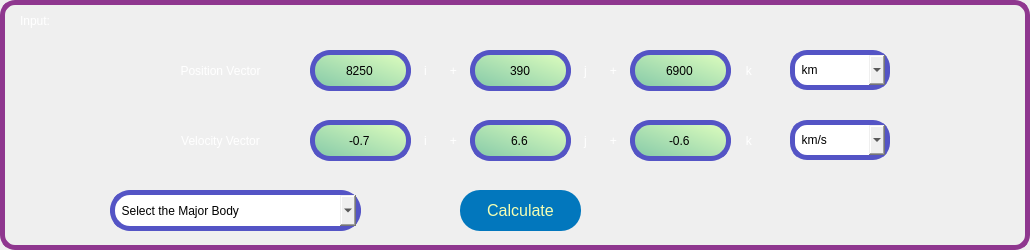
                  <widget class="QFrame" name="PosNVelVector_inpt_frame">
                   <property name="styleSheet">
                    <string notr="true">QLabel{
	
	border: 5px solid rgb(84, 84, 197);
	font: 12pt &quot;Arial&quot;;
	border-radius: 20px;
	color:white;
}


QLabel:hover{
	border: 4px solid rgb(2, 119, 189);


}

QFrame{

border: 5px solid rgb(143, 55, 143);
border-radius: 15px;
}

QFrame:hover{
	border: 5px solid  rgb(255, 248, 166);
	
}
</string>
                   </property>
                   <property name="frameShape">
                    <enum>QFrame::StyledPanel</enum>
                   </property>
                   <property name="frameShadow">
                    <enum>QFrame::Raised</enum>
                   </property>
                   <widget class="QLabel" name="label_25">
                    <property name="geometry">
                     <rect>
                      <x>130</x>
                      <y>50</y>
                      <width>181</width>
                      <height>41</height>
                     </rect>
                    </property>
                    <property name="styleSheet">
                     <string notr="true">border:none;
color:white;
</string>
                    </property>
                    <property name="text">
                     <string>Position Vector</string>
                    </property>
                    <property name="alignment">
                     <set>Qt::AlignCenter</set>
                    </property>
                   </widget>
                   <widget class="QLabel" name="label_26">
                    <property name="geometry">
                     <rect>
                      <x>420</x>
                      <y>50</y>
                      <width>41</width>
                      <height>41</height>
                     </rect>
                    </property>
                    <property name="styleSheet">
                     <string notr="true">border:none;
color:white;
</string>
                    </property>
                    <property name="text">
                     <string>i       +</string>
                    </property>
                    <property name="alignment">
                     <set>Qt::AlignCenter</set>
                    </property>
                   </widget>
                   <widget class="QLabel" name="label_27">
                    <property name="geometry">
                     <rect>
                      <x>580</x>
                      <y>50</y>
                      <width>41</width>
                      <height>41</height>
                     </rect>
                    </property>
                    <property name="styleSheet">
                     <string notr="true">border:none;
color:white;
</string>
                    </property>
                    <property name="text">
                     <string>j       +</string>
                    </property>
                    <property name="alignment">
                     <set>Qt::AlignCenter</set>
                    </property>
                   </widget>
                   <widget class="QLabel" name="label_36">
                    <property name="geometry">
                     <rect>
                      <x>740</x>
                      <y>50</y>
                      <width>41</width>
                      <height>41</height>
                     </rect>
                    </property>
                    <property name="styleSheet">
                     <string notr="true">border:none;
color:white;
</string>
                    </property>
                    <property name="text">
                     <string>k       </string>
                    </property>
                    <property name="alignment">
                     <set>Qt::AlignCenter</set>
                    </property>
                   </widget>
                   <widget class="QComboBox" name="R_unit_coe_n_aoe">
                    <property name="geometry">
                     <rect>
                      <x>790</x>
                      <y>50</y>
                      <width>100</width>
                      <height>40</height>
                     </rect>
                    </property>
                    <property name="minimumSize">
                     <size>
                      <width>100</width>
                      <height>40</height>
                     </size>
                    </property>
                    <property name="maximumSize">
                     <size>
                      <width>100</width>
                      <height>40</height>
                     </size>
                    </property>
                    <property name="layoutDirection">
                     <enum>Qt::LeftToRight</enum>
                    </property>
                    <property name="styleSheet">
                     <string notr="true">QComboBox{
	
	
	
	border: 5px solid rgb(84, 84, 197);
	font: 12pt &quot;Arial&quot;;
	border-radius: 17px;}


QComboBox:hover{
	border: 4px solid rgb(2, 119, 189);
}</string>
                    </property>
                    <property name="editable">
                     <bool>false</bool>
                    </property>
                    <item>
                     <property name="text">
                      <string>  km</string>
                     </property>
                    </item>
                    <item>
                     <property name="text">
                      <string>  miles</string>
                     </property>
                    </item>
                    <item>
                     <property name="text">
                      <string>  AU</string>
                     </property>
                    </item>
                    <item>
                     <property name="text">
                      <string>  DU</string>
                     </property>
                    </item>
                   </widget>
                   <widget class="QLineEdit" name="Ri_coe_n_aoe">
                    <property name="geometry">
                     <rect>
                      <x>310</x>
                      <y>50</y>
                      <width>101</width>
                      <height>41</height>
                     </rect>
                    </property>
                    <property name="styleSheet">
                     <string notr="true">QLineEdit{
	
	background-color: qlineargradient(spread:pad, x1:0, y1:1, x2:1, y2:0, stop:0 rgba(131, 200, 168, 255), stop:1 rgba(224, 255, 190, 255));
	border: 5px solid rgb(84, 84, 197);
	font: 12pt &quot;Arial&quot;;
	border-radius: 20px;}


QLineEdit:hover{
	border: 4px solid rgb(2, 119, 189);
}</string>
                    </property>
                    <property name="text">
                     <string>8250</string>
                    </property>
                    <property name="alignment">
                     <set>Qt::AlignCenter</set>
                    </property>
                   </widget>
                   <widget class="QLineEdit" name="Rj_coe_n_aoe">
                    <property name="geometry">
                     <rect>
                      <x>470</x>
                      <y>50</y>
                      <width>101</width>
                      <height>41</height>
                     </rect>
                    </property>
                    <property name="styleSheet">
                     <string notr="true">QLineEdit{
	background-color: qlineargradient(spread:pad, x1:0, y1:1, x2:1, y2:0, stop:0 rgba(131, 200, 168, 255), stop:1 rgba(224, 255, 190, 255));
	
	border: 5px solid rgb(84, 84, 197);
	font: 12pt &quot;Arial&quot;;
	border-radius: 20px;}


QLineEdit:hover{
	border: 4px solid rgb(2, 119, 189);
}</string>
                    </property>
                    <property name="text">
                     <string>390</string>
                    </property>
                    <property name="alignment">
                     <set>Qt::AlignCenter</set>
                    </property>
                   </widget>
                   <widget class="QLineEdit" name="Rk_coe_n_aoe">
                    <property name="geometry">
                     <rect>
                      <x>630</x>
                      <y>50</y>
                      <width>101</width>
                      <height>41</height>
                     </rect>
                    </property>
                    <property name="styleSheet">
                     <string notr="true">QLineEdit{
	
	
	background-color: qlineargradient(spread:pad, x1:0, y1:1, x2:1, y2:0, stop:0 rgba(131, 200, 168, 255), stop:1 rgba(224, 255, 190, 255));
	border: 5px solid rgb(84, 84, 197);
	font: 12pt &quot;Arial&quot;;
	border-radius: 20px;}


QLineEdit:hover{
	border: 4px solid rgb(2, 119, 189);
}</string>
                    </property>
                    <property name="text">
                     <string>6900</string>
                    </property>
                    <property name="alignment">
                     <set>Qt::AlignCenter</set>
                    </property>
                   </widget>
                   <widget class="QComboBox" name="V_unit_coe_n_aoe">
                    <property name="geometry">
                     <rect>
                      <x>790</x>
                      <y>120</y>
                      <width>100</width>
                      <height>40</height>
                     </rect>
                    </property>
                    <property name="minimumSize">
                     <size>
                      <width>100</width>
                      <height>40</height>
                     </size>
                    </property>
                    <property name="maximumSize">
                     <size>
                      <width>100</width>
                      <height>40</height>
                     </size>
                    </property>
                    <property name="layoutDirection">
                     <enum>Qt::LeftToRight</enum>
                    </property>
                    <property name="styleSheet">
                     <string notr="true">QComboBox{
	
	
	
	border: 5px solid rgb(84, 84, 197);
	font: 12pt &quot;Arial&quot;;
	border-radius: 17px;}


QComboBox:hover{
	border: 4px solid rgb(2, 119, 189);
}</string>
                    </property>
                    <property name="editable">
                     <bool>false</bool>
                    </property>
                    <item>
                     <property name="text">
                      <string>  km/s</string>
                     </property>
                    </item>
                    <item>
                     <property name="text">
                      <string>  miles/s</string>
                     </property>
                    </item>
                    <item>
                     <property name="text">
                      <string>  AU/s</string>
                     </property>
                    </item>
                    <item>
                     <property name="text">
                      <string>  DU/TU</string>
                     </property>
                    </item>
                   </widget>
                   <widget class="QLabel" name="label_44">
                    <property name="geometry">
                     <rect>
                      <x>130</x>
                      <y>120</y>
                      <width>181</width>
                      <height>41</height>
                     </rect>
                    </property>
                    <property name="styleSheet">
                     <string notr="true">border:none;
color:white;
</string>
                    </property>
                    <property name="text">
                     <string>Velocity Vector</string>
                    </property>
                    <property name="alignment">
                     <set>Qt::AlignCenter</set>
                    </property>
                   </widget>
                   <widget class="QLabel" name="label_45">
                    <property name="geometry">
                     <rect>
                      <x>420</x>
                      <y>120</y>
                      <width>41</width>
                      <height>41</height>
                     </rect>
                    </property>
                    <property name="styleSheet">
                     <string notr="true">border:none;
color:white;
</string>
                    </property>
                    <property name="text">
                     <string>i       +</string>
                    </property>
                    <property name="alignment">
                     <set>Qt::AlignCenter</set>
                    </property>
                   </widget>
                   <widget class="QLineEdit" name="Vj_coe_n_aoe">
                    <property name="geometry">
                     <rect>
                      <x>470</x>
                      <y>120</y>
                      <width>101</width>
                      <height>41</height>
                     </rect>
                    </property>
                    <property name="styleSheet">
                     <string notr="true">QLineEdit{
	background-color: qlineargradient(spread:pad, x1:0, y1:1, x2:1, y2:0, stop:0 rgba(131, 200, 168, 255), stop:1 rgba(224, 255, 190, 255));
	
	border: 5px solid rgb(84, 84, 197);
	font: 12pt &quot;Arial&quot;;
	border-radius: 20px;}


QLineEdit:hover{
	border: 4px solid rgb(2, 119, 189);
}</string>
                    </property>
                    <property name="text">
                     <string>6.6</string>
                    </property>
                    <property name="alignment">
                     <set>Qt::AlignCenter</set>
                    </property>
                   </widget>
                   <widget class="QLineEdit" name="Vi_coe_n_aoe">
                    <property name="geometry">
                     <rect>
                      <x>310</x>
                      <y>120</y>
                      <width>101</width>
                      <height>41</height>
                     </rect>
                    </property>
                    <property name="styleSheet">
                     <string notr="true">QLineEdit{
	
	background-color: qlineargradient(spread:pad, x1:0, y1:1, x2:1, y2:0, stop:0 rgba(131, 200, 168, 255), stop:1 rgba(224, 255, 190, 255));
	border: 5px solid rgb(84, 84, 197);
	font: 12pt &quot;Arial&quot;;
	border-radius: 20px;}


QLineEdit:hover{
	border: 4px solid rgb(2, 119, 189);
}</string>
                    </property>
                    <property name="text">
                     <string>-0.7</string>
                    </property>
                    <property name="alignment">
                     <set>Qt::AlignCenter</set>
                    </property>
                   </widget>
                   <widget class="QLabel" name="label_46">
                    <property name="geometry">
                     <rect>
                      <x>580</x>
                      <y>120</y>
                      <width>41</width>
                      <height>41</height>
                     </rect>
                    </property>
                    <property name="styleSheet">
                     <string notr="true">border:none;
color:white;
</string>
                    </property>
                    <property name="text">
                     <string>j       +</string>
                    </property>
                    <property name="alignment">
                     <set>Qt::AlignCenter</set>
                    </property>
                   </widget>
                   <widget class="QLabel" name="label_47">
                    <property name="geometry">
                     <rect>
                      <x>740</x>
                      <y>120</y>
                      <width>41</width>
                      <height>41</height>
                     </rect>
                    </property>
                    <property name="styleSheet">
                     <string notr="true">border:none;
color:white;
</string>
                    </property>
                    <property name="text">
                     <string>k       </string>
                    </property>
                    <property name="alignment">
                     <set>Qt::AlignCenter</set>
                    </property>
                   </widget>
                   <widget class="QLineEdit" name="Vk_coe_n_aoe">
                    <property name="geometry">
                     <rect>
                      <x>630</x>
                      <y>120</y>
                      <width>101</width>
                      <height>41</height>
                     </rect>
                    </property>
                    <property name="styleSheet">
                     <string notr="true">QLineEdit{
	
	
	background-color: qlineargradient(spread:pad, x1:0, y1:1, x2:1, y2:0, stop:0 rgba(131, 200, 168, 255), stop:1 rgba(224, 255, 190, 255));
	border: 5px solid rgb(84, 84, 197);
	font: 12pt &quot;Arial&quot;;
	border-radius: 20px;}


QLineEdit:hover{
	border: 4px solid rgb(2, 119, 189);
}</string>
                    </property>
                    <property name="text">
                     <string>-0.6</string>
                    </property>
                    <property name="alignment">
                     <set>Qt::AlignCenter</set>
                    </property>
                   </widget>
                   <widget class="QComboBox" name="maj_body_CoOE">
                    <property name="geometry">
                     <rect>
                      <x>110</x>
                      <y>190</y>
                      <width>251</width>
                      <height>41</height>
                     </rect>
                    </property>
                    <property name="styleSheet">
                     <string notr="true">QComboBox{
	border: 5px solid rgb(84, 84, 197);
	font: 12pt &quot;Arial&quot;;
	border-radius: 20px;}


QComboBox:hover{
	border: 4px solid rgb(2, 119, 189);
}</string>
                    </property>
                    <item>
                     <property name="text">
                      <string>  Select the Major Body</string>
                     </property>
                    </item>
                    <item>
                     <property name="text">
                      <string>  Moon</string>
                     </property>
                    </item>
                    <item>
                     <property name="text">
                      <string>  Earth</string>
                     </property>
                    </item>
                    <item>
                     <property name="text">
                      <string>  Jupiter</string>
                     </property>
                    </item>
                    <item>
                     <property name="text">
                      <string>  Mercury</string>
                     </property>
                    </item>
                    <item>
                     <property name="text">
                      <string>  Venus</string>
                     </property>
                    </item>
                    <item>
                     <property name="text">
                      <string>  Mars</string>
                     </property>
                    </item>
                    <item>
                     <property name="text">
                      <string>  Saturn</string>
                     </property>
                    </item>
                    <item>
                     <property name="text">
                      <string>  Uranus</string>
                     </property>
                    </item>
                    <item>
                     <property name="text">
                      <string>  Neptune</string>
                     </property>
                    </item>
                    <item>
                     <property name="text">
                      <string>  Pluto</string>
                     </property>
                    </item>
                    <item>
                     <property name="text">
                      <string>  Other</string>
                     </property>
                    </item>
                   </widget>
                   <widget class="QStackedWidget" name="otherbody_stack">
                    <property name="geometry">
                     <rect>
                      <x>690</x>
                      <y>170</y>
                      <width>331</width>
                      <height>71</height>
                     </rect>
                    </property>
                    <property name="styleSheet">
                     <string notr="true">border:none;
color:white;
</string>
                    </property>
                    <property name="currentIndex">
                     <number>0</number>
                    </property>
                    <widget class="QWidget" name="blanck"/>
                    <widget class="QWidget" name="show_page">
                     <widget class="QLineEdit" name="lineEdit_16">
                      <property name="geometry">
                       <rect>
                        <x>10</x>
                        <y>20</y>
                        <width>141</width>
                        <height>41</height>
                       </rect>
                      </property>
                      <property name="styleSheet">
                       <string notr="true">QLineEdit{
	background-color: qlineargradient(spread:pad, x1:0, y1:1, x2:1, y2:0, stop:0 rgba(131, 200, 168, 255), stop:1 rgba(224, 255, 190, 255));
	
	border: 5px solid rgb(84, 84, 197);
	font: 12pt &quot;Arial&quot;;
	border-radius: 20px;}


QLineEdit:hover{
	border: 4px solid rgb(2, 119, 189);
}</string>
                      </property>
                      <property name="text">
                       <string>Enter Mass</string>
                      </property>
                      <property name="alignment">
                       <set>Qt::AlignCenter</set>
                      </property>
                     </widget>
                     <widget class="QLineEdit" name="lineEdit_17">
                      <property name="geometry">
                       <rect>
                        <x>180</x>
                        <y>20</y>
                        <width>141</width>
                        <height>41</height>
                       </rect>
                      </property>
                      <property name="styleSheet">
                       <string notr="true">QLineEdit{
	background-color: qlineargradient(spread:pad, x1:0, y1:1, x2:1, y2:0, stop:0 rgba(131, 200, 168, 255), stop:1 rgba(224, 255, 190, 255));
	
	border: 5px solid rgb(84, 84, 197);
	font: 12pt &quot;Arial&quot;;
	border-radius: 20px;}


QLineEdit:hover{
	border: 4px solid rgb(2, 119, 189);
}</string>
                      </property>
                      <property name="text">
                       <string>Enter Radius</string>
                      </property>
                      <property name="alignment">
                       <set>Qt::AlignCenter</set>
                      </property>
                     </widget>
                    </widget>
                   </widget>
                   <widget class="QLabel" name="label_264">
                    <property name="geometry">
                     <rect>
                      <x>20</x>
                      <y>10</y>
                      <width>221</width>
                      <height>21</height>
                     </rect>
                    </property>
                    <property name="styleSheet">
                     <string notr="true">border:none;
color:white;
</string>
                    </property>
                    <property name="text">
                     <string>Input:</string>
                    </property>
                    <property name="alignment">
                     <set>Qt::AlignLeading|Qt::AlignLeft|Qt::AlignVCenter</set>
                    </property>
                   </widget>
                   <widget class="QPushButton" name="cal_btn_coe_n_aoe">
                    <property name="geometry">
                     <rect>
                      <x>460</x>
                      <y>190</y>
                      <width>121</width>
                      <height>41</height>
                     </rect>
                    </property>
                    <property name="font">
                     <font>
                      <pointsize>12</pointsize>
                     </font>
                    </property>
                    <property name="styleSheet">
                     <string notr="true">QPushButton{
	background-color:rgb(2, 119, 189);
	color:rgb(245, 255, 179);
	border-radius: 20px
}

QPushButton:hover{
	
	background-color: rgb(255, 170, 0);
}</string>
                    </property>
                    <property name="text">
                     <string>Calculate</string>
                    </property>
                   </widget>
                  </widget>
